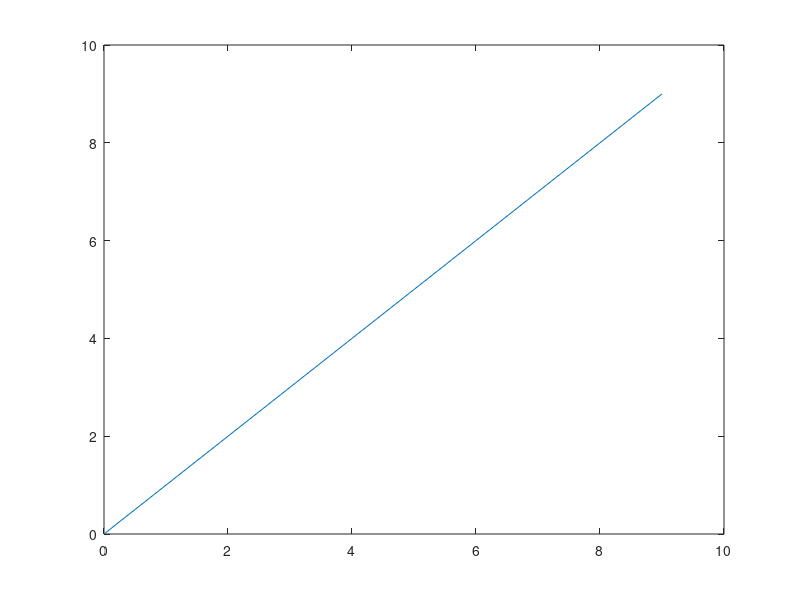

Write the MATLAB code that produced this figure. (Note: this script raises an error after producing the figure.)
%% HW5
% Chapter 9: 2, 6, 13, 21
% Chapter 10: 3, 8, 13, 28
%% Chapter 9

% Number 2
%Opening file
fid = fopen('xypts.dat');
if fid == -1
    fprintf('Error opening file\n');
    return;
end
%initializng vectors
xVec = zeros(1, 1);
yVec = zeros(1, 1);
%reading in lines and setting values to the corresponding vectors
for i = 1:10 % should use while ~feof(fid) for more robust code
    line = fgetl(fid);
    cellArr = strsplit(line);
    x = str2double(cellArr{2});
    y = str2double(cellArr{4});
    xVec(i) = x;
    yVec(i) = y;
end
%Creating plot of x,y coordinates
plot(xVec, yVec);
%Checking to make sure file closed properly
didClose = fclose(fid);
if didClose == 0
    fprintf('File closed\n');
else
    fprintf('File not closed properly\n');
    return;
end
%% Number 6
%Openning and checking it opened properly
fid = fopen('mathfile.dat');
if fid == -1
    fprintf('File not opened\n');
end
%Reading lines and printing output to screen
while ~feof(fid)
    line = fgetl(fid);
    cellArr = strsplit(line);
    op1 = str2double(cellArr{1});
    op2 = str2double(cellArr{3});
    if strcmp(cellArr{2}, '*')
        answer = op1 * op2;
        fprintf('%d %s %d = %d\n', op1, cellArr{2}, op2, answer);
    elseif strcmp(cellArr{2}, '/')
        answer = op1 / op2;
        fprintf('%d %s %d = %.2f\n', op1, cellArr{2}, op2, answer);
    elseif strcmp(cellArr{2}, '^')
        answer = op1^op2;
        fprintf('%d%s%d = %d\n', op1, cellArr{2}, op2, answer);
    elseif strcmp(cellArr{2}, '+')
        answer = op1 + op2;
        fprintf('%d %s %d = %d\n', op1, cellArr{2}, op2, answer);
    elseif strcmp(cellArr{2}, '-')
        answer = op1 - op2;
        fprintf('%d %s %d = %d\n', op1, cellArr{2}, op2, answer);
    elseif strcmp(cellArr{2}, '\')
        answer = op1 \ op2;
        fprintf('%d %s %d = %d\n', op1, cellArr{2}, op2, answer);
    end
end
%Closing file
didClose = fclose(fid);
if didClose == 0
    fprintf('File Closed\n');
else
    fprintf('File not closed\n');
end
%% Number 13
% Yes, load() can read stringsfile.dat, it takes in matrix formatted data,
% which this would be.
% Yes, textscan() can also read this in, assuming your second argument is
% '%s %s %s' so you get the strings back.

%% Number 21
% Openning file for writing
fid = fopen('3Dpoints.dat', 'w');
if fid == -1
    fprintf('Error opening file\n');
    return;
end
% Creating vectors
x = [1, 2, 3, 4, 5];
y = [1, 2, 3, 4, 5];
z = [1, 2, 3, 4, 5];

% Writing vectors to file in specified form (x 1 y 1 z 1)
for i = 1:length(x);
    fprintf(fid, 'x %d y %d z %d\n', x(i), y(i), z(i));
end
%Closing file
didClose = fclose(fid);
if didClose == 0
    fprintf('File Closed\n');
else
    fprintf('File not closed\n');
end
%% Chapter 10

% Number 3
cmtoinches = @(cm) cm * .394;
inchestocm = @(in) in * 2.54;
inchestofeet = @(in) in * 12;
feettoinches = @(feet) feet / 12;
feettometers = @(feet) feet * 3.28084;
meterstofeet = @(meters) meters * .3048;
save('lenconv.mat', 'cmtoinches', 'inchestocm', 'inchestofeet', ...
    'feettoinches', 'feettometers', 'meterstofeet');

%% Number 8
% plot2fnhand.m
xplus2Plot = @(x) x + 2;
squaredPlot = @(x) x.^2;
plot2fnhand(xplus2Plot, squaredPlot);

%% Number 13
% numbers.m
mat1 = numbers(3, 4);
mat2 = numbers(1, 2, 3);
mat3 = numbers(1);

%% Number 28
% fibonacci.m
for i = 0:20
    fprintf('%d\n', fibonacci(i));
end
